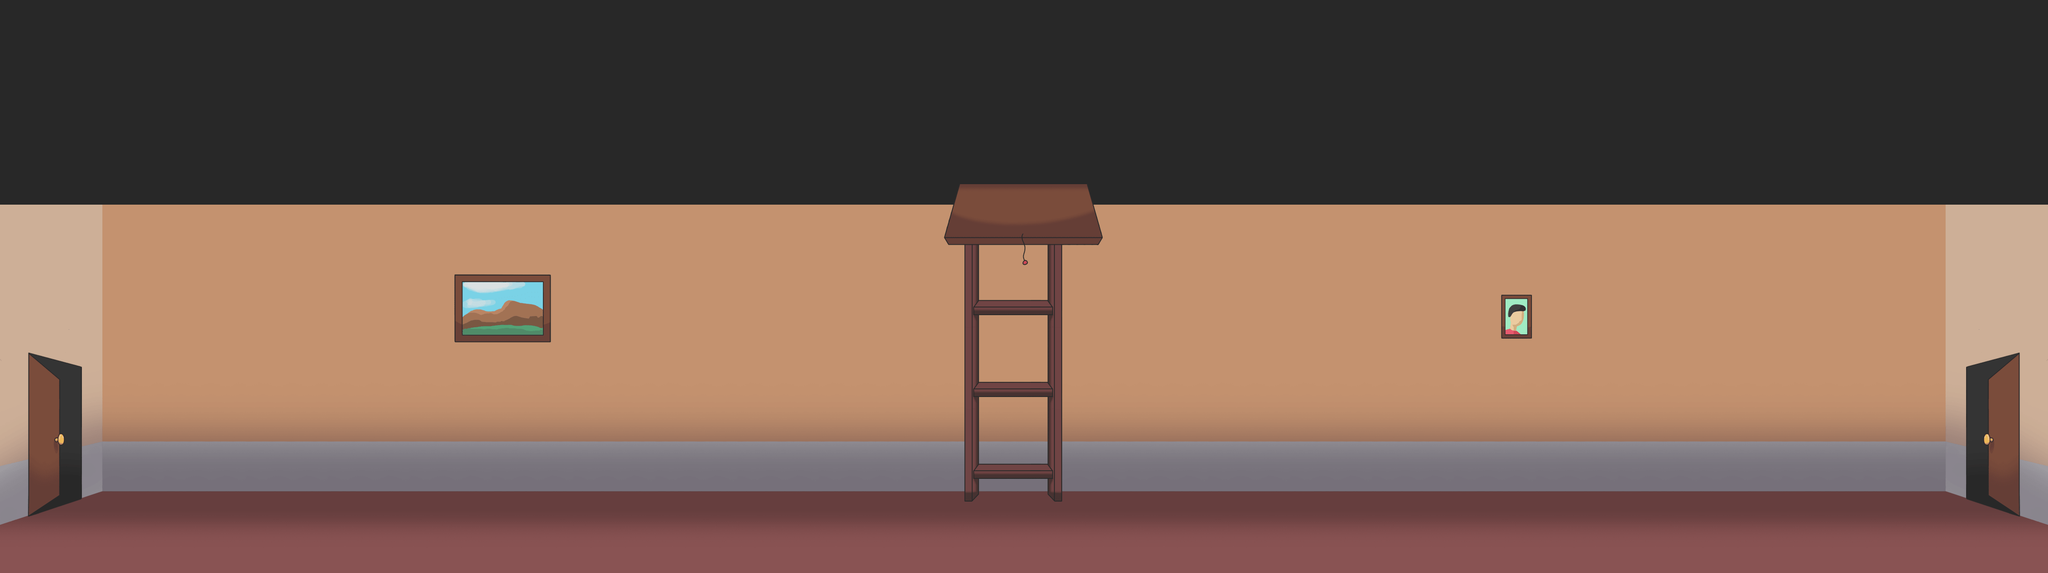

The image is a tile-based game level rendered from a .tmx file. Its description and source (layers, tilesets, objects; grid data summarised) follow:
An orthogonal 100x28 tile map with 45x45 px tiles, 13 tile layers (PisoFondo, Plataformas, PlataformasNoCruzar, ParedPuerta, ...).

<map version="1.0" orientation="orthogonal" renderorder="right-down" width="100" height="28" tilewidth="45" tileheight="45" nextobjectid="1">
 <tileset firstgid="1" name="Fondo Pasillo" tilewidth="45" tileheight="45" tilecount="1344" columns="56">
  <image source="TilePasillos.png" width="2527" height="1121" />
 </tileset>
 <layer name="PisoFondo" width="100" height="28">
  <data>[2800 cells, 2800 non-empty, 97 distinct tile ids]</data>
 </layer>
 <layer name="Plataformas" width="100" height="28">
  <data>[2800 cells, 112 non-empty, 10 distinct tile ids]</data>
 </layer>
 <layer name="PlataformasNoCruzar" width="100" height="28">
  <data>[2800 cells, 100 non-empty, 4 distinct tile ids]</data>
 </layer>
 <layer name="ParedPuerta" width="100" height="28">
  <data>[2800 cells, 160 non-empty, 150 distinct tile ids]</data>
 </layer>
 <layer name="DetallesFondo" width="100" height="28">
  <data>[2800 cells, 65 non-empty, 37 distinct tile ids]</data>
 </layer>
 <layer name="Puerta1" width="100" height="28">
  <data>[2800 cells, 27 non-empty, 27 distinct tile ids]</data>
 </layer>
 <layer name="Puerta2" width="100" height="28">
  <data>[2800 cells, 27 non-empty, 27 distinct tile ids]</data>
 </layer>
 <layer name="Puerta3" width="100" height="28">
  <data>[2800 cells, 16 non-empty, 16 distinct tile ids]</data>
 </layer>
 <layer name="DetallesFondo2" width="100" height="28">
  <data>[2800 cells, 16 non-empty, 16 distinct tile ids]</data>
 </layer>
 <layer name="Plataformas2" width="100" height="28">
  <data>[2800 cells, 0 non-empty, 0 distinct tile ids]</data>
 </layer>
 <layer name="PlataformaPiso" width="100" height="28">
  <data>[2800 cells, 0 non-empty, 0 distinct tile ids]</data>
 </layer>
 <layer name="CapaEncima" width="100" height="28">
  <data>[2800 cells, 0 non-empty, 0 distinct tile ids]</data>
 </layer>
 <layer name="Malteada" width="100" height="28">
  <data>[2800 cells, 0 non-empty, 0 distinct tile ids]</data>
 </layer>
</map>
